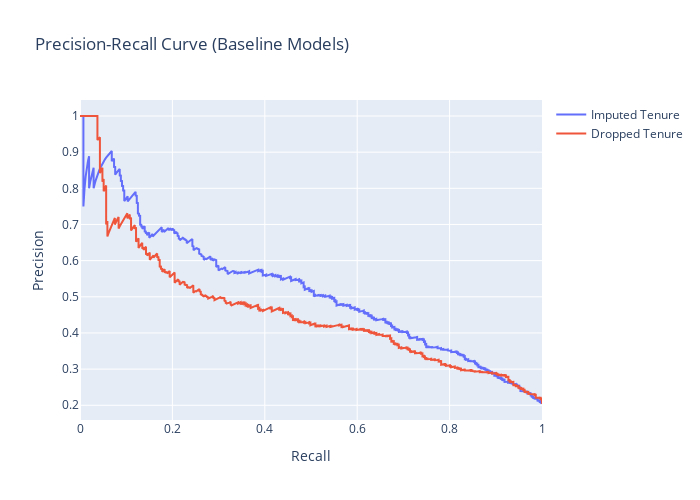

Write notebook code for a chart like this one.
### Code cell
# Get precision-recall pairs
prec_imp, rec_imp, _ = precision_recall_curve(y_valid_imp, y_proba_imp)
prec_drop, rec_drop, _ = precision_recall_curve(y_valid_drop, y_proba_drop)

# Plot with Plotly
fig = go.Figure()

fig.add_trace(go.Scatter(
    x=rec_imp, y=prec_imp, mode='lines', name='Imputed Tenure',
    line=dict(color='#636EFA')
))

fig.add_trace(go.Scatter(
    x=rec_drop, y=prec_drop, mode='lines', name='Dropped Tenure',
    line=dict(color='#EF553B')
))

fig.update_layout(
    title='Precision-Recall Curve (Baseline Models)',
    xaxis_title='Recall',
    yaxis_title='Precision',
    width=700,
    height=500
)

fig.show()

### Figure 1 — Plotly figure (JSON) as saved in the notebook; plotly's stock layout.template omitted (floating-point values rounded to 4 significant figures; data arrays with more than 128 entries replaced by an {"elided": "..."} marker saying what was removed)
{"data": [{"line": {"color": "#636EFA"}, "mode": "lines", "name": "Imputed Tenure", "type": "scatter", "x": {"elided": "2001 float values"}, "y": {"elided": "2001 float values"}}, {"line": {"color": "#EF553B"}, "mode": "lines", "name": "Dropped Tenure", "type": "scatter", "x": {"elided": "1819 float values"}, "y": {"elided": "1819 float values"}}], "layout": {"height": 500, "title": {"text": "Precision-Recall Curve (Baseline Models)"}, "width": 700, "xaxis": {"title": {"text": "Recall"}}, "yaxis": {"title": {"text": "Precision"}}}}
